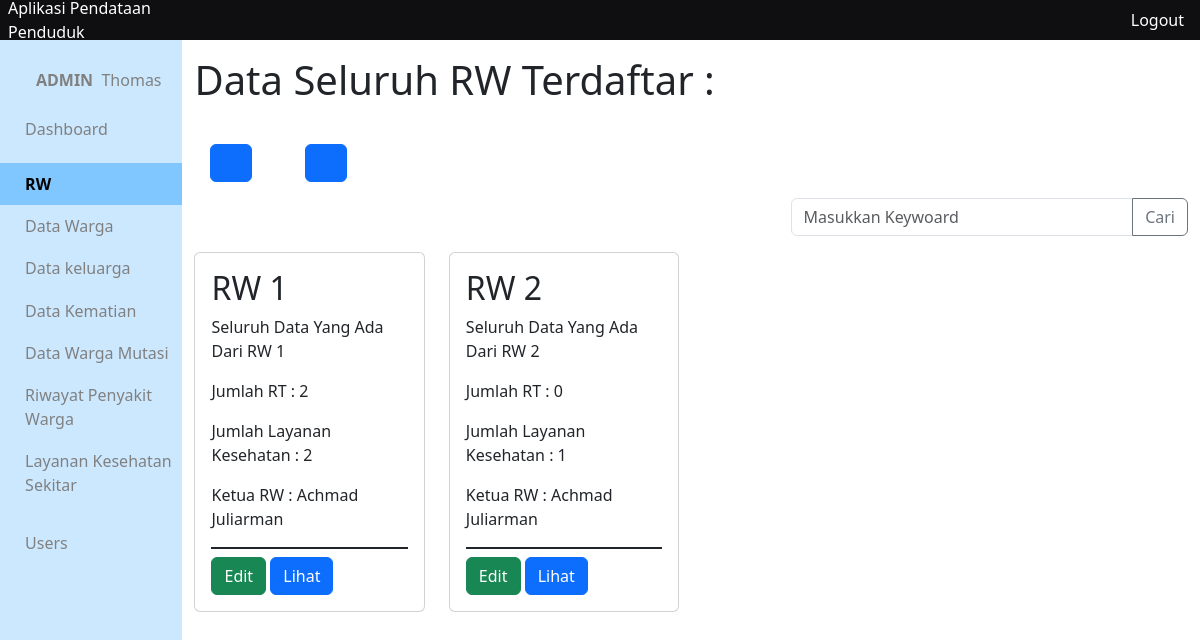
The page /app/views/rw/ (signed in) on the database as committed earlier.
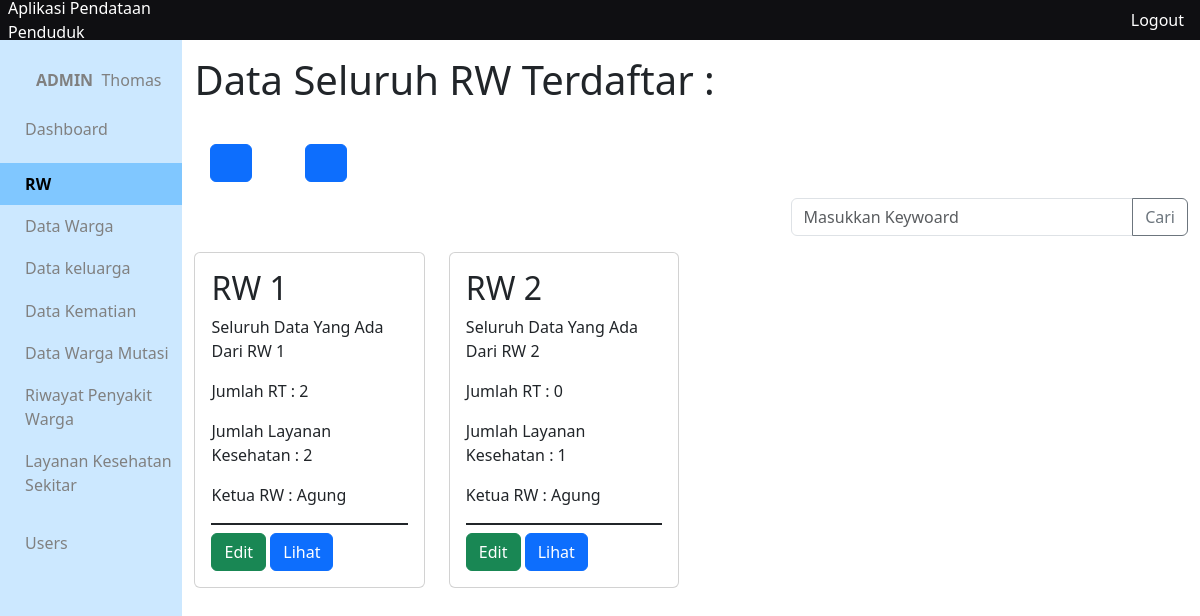
The same page on the database as committed later.
### tables this page shows
CREATE TABLE `rw` (
  `no_rw` int(10) NOT NULL,
  `nik_ketua_rw` varchar(16) DEFAULT NULL,
  `created_at` timestamp NOT NULL DEFAULT current_timestamp(),
  `updated_at` timestamp NOT NULL DEFAULT current_timestamp()
);

CREATE TABLE `warga` (
  `nik_warga` varchar(16) NOT NULL,
  `no_kk` varchar(16) DEFAULT NULL,
  `status_kk` varchar(50) DEFAULT NULL,
  `nama_warga` varchar(300) DEFAULT NULL,
  `tempat_lahir` varchar(300) DEFAULT NULL,
  `tanggal_lahir` date DEFAULT NULL,
  `alamat_ktp` varchar(300) DEFAULT NULL,
  `alamat_tinggal` varchar(300) DEFAULT NULL,
  `no_rt` int(10) DEFAULT NULL,
  `no_rw` int(10) DEFAULT NULL,
  `agama` varchar(50) DEFAULT NULL,
  `pendidikan_terakhir` varchar(20) DEFAULT NULL,
  `pekerjaan` varchar(200) DEFAULT NULL,
  `jenis_kelamin` char(1) DEFAULT NULL,
  `status_perkawinan` varchar(15) DEFAULT NULL,
  `status_warga` varchar(10) DEFAULT NULL,
  `status_kehidupan` varchar(10) DEFAULT NULL,
  `kewarganegaraan` varchar(10) DEFAULT NULL,
  `gol_darah` char(2) DEFAULT NULL,
  `kontak` varchar(15) DEFAULT NULL,
  `id_adder` int(10) DEFAULT NULL,
  `id_updater` int(10) DEFAULT NULL,
  `created_at` timestamp NULL DEFAULT current_timestamp(),
  `updated_at` timestamp NULL DEFAULT current_timestamp()
);

### app/functions/rw/function-crud.php (called while the page is built, shortened)
<?php
require_once __DIR__."/../main-function.php";
function getAllRw(){
	$query = "SELECT * FROM rw";
	return query($query);
}
?>

### app/functions/main-function.php (called while the page is built, shortened)
<?php
$conn = mysqli_connect("localhost", "root", '', "data_penduduk");
function query($query)
{
	global $conn;
	$result = mysqli_query($conn, $query);
	$rows = [];
		while( $row = mysqli_fetch_assoc($result) ) {
			$rows[] = $row;
		}
	return $rows;
}

### app/functions/rt/function-crud.php (called while the page is built, shortened)
<?php
require_once __DIR__."/../main-function.php";
function getRtInRw($rw){
	$query = "SELECT * FROM rt WHERE no_rw = '$rw'";
	return query($query);
}
?>

### app/functions/layanan-kesehatan/function-crud.php (called while the page is built, shortened)
<?php
require_once __DIR__.'/../main-function.php';
function getKesehatanInRw($rw){
	$query = "SELECT * FROM layanan_kesehatan WHERE no_rw = '$rw'";
	return query($query);
}
 ?>

### app/functions/warga/function-crud.php (called while the page is built, shortened)
<?php
require_once __DIR__."/../main-function.php";
function cariWargaNIK($nik){
	$query = "SELECT * FROM warga WHERE nik_warga = '$nik' ";
	return query($query);
}
?>

### app/views/rw/index.php (the view, shortened to what this page needs)
<?php include_once '../layouts/header.php' ?>
<?php include_once '../layouts/side-bar.php' ?>
<?php require_once "../../functions/rw/function-crud.php" ?>
<?php require_once "../../functions/rt/function-crud.php" ?>
<?php require_once "../../functions/warga/function-crud.php" ?>
<?php require_once "../../functions/layanan-kesehatan/function-crud.php" ?>
<div class="container d-flex flex-wrap">
<div class="col mt-3">
<?php
$rw_all = getAllRw();
 ?>
	<h1 class="mb-4">Data Seluruh RW Terdaftar : </h1>
	<?php require_once "../layouts/menu.php" ?>
	<?php include_once '../layouts/form-cari.php' ?>
	<div class="row overflow-auto overflow-x-hidden" style="height: 100%;">
	<?php foreach ($rw_all as $rw) : ?>
		<?php $ketua_rw = cariWargaNIK($rw['nik_ketua_rw']); ?>
		<div class="col-sm-3 mb-3 mb-sm-0">
    		<div class="card mb-4">
	     	  <div class="card-body">
	       		<h2 class="card-title">RW <?= $rw['no_rw'] ?></h2>
	       		<p class="card-text">Seluruh Data Yang Ada Dari RW <?= $rw['no_rw'] ?> </p>
	       		<?php $jumlah_rt_all = count(getRtInRw($rw['no_rw'])); ?>
				<?php $jumlah_kesehatan = count(getKesehatanInRw($rw['no_rw'])); ?>
				<p class="card-text">Jumlah RT : <?= $jumlah_rt_all ?></p>
				<p class="card-text">Jumlah Layanan Kesehatan : <?= $jumlah_kesehatan ?></p>
				<p class="card-text">
					Ketua RW :
					<?php if (empty($ketua_rw)) : ?>
						<div class="badge bg-danger text-wrap mb-3">Warning !</div><br>
						NIK ketua RW yang diinput <b>Tidak Terdaftar</b>, Silahkan Edit Data RW
					<?php else : ?>
						<?= $ketua_rw[0]['nama_warga'] ?>
					<?php endif; ?>
				</p>
				<div class="table-group-divider mb-2"></div>
	       		<a href="ubah.php?rw=<?= $rw['no_rw'] ?>&nik=<?= $rw['nik_ketua_rw'] ?>" class="btn btn-success">
	       			<ion-icon name="create-outline"></ion-icon>Edit
	       		</a>
	       		<a href="detail-rw.php?rw=<?= $rw['no_rw'] ?>" class="btn btn-primary">Lihat</a>
	      	  </div>
	    	</div>
	  	</div>
	<?php endforeach; ?>
	</div>
</div>
</div>
<?php include_once '../layouts/footer.php' ?>

Rows that differ between the two databases and show on the page:
changed through a linked row, rw id 1: warga.nama_warga "Achmad Juliarman" → "Agung"
changed through a linked row, rw id 2: warga.nama_warga "Achmad Juliarman" → "Agung"
